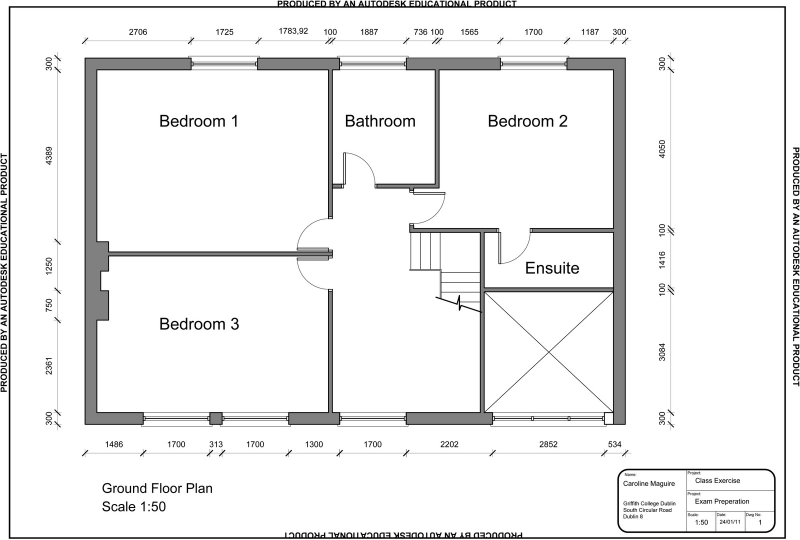
#> input picture src/backend/uploads/08a1226e-1f36-43fa-bd36-6343d480ba58-Exam Practise Drawing 3rd Feb-1st Floor plan.jpg, 1600 x 1079 px (shown at 1/2 size)
$ python process_floor.py 'uploads/08a1226e-1f36-43fa-bd36-6343d480ba58-Exam Practise Drawing 3rd Feb-1st Floor plan.jpg' 'uploads/33d2ca8b-c32b-44be-b4e6-d59345b591d3-Exam Practise Drawing 3rd Feb-1st Floor plan.jpg'
#> lines starting #> are read from the running program, lines starting #| are printed output that depends on the picture; after the words box and inside, x2 and y2 are one past the last pixel; in counts of white or black regions, pixels touching at a corner belong together
"""
ASIS AI — General-Purpose Architectural Floor Plan Reconstruction Pipeline
==========================================================================
Converts ANY 2D architectural blueprint or floor plan image into a valid,
topologically consistent 3D building model and structured architectural data.

No hardcoded room names, coordinates, dimensions, or layout templates.
Dynamic computer vision pipeline:
1. Grayscale + Otsu adaptive thresholding
2. Connected component analysis to separate physical walls from annotations
3. Outer boundary bounding-box detection
4. Directional morphological wall extraction (horizontal + vertical)
5. Door gap detection and wall segmentation
6. Flood-fill room cavity detection and heuristic labeling
7. Y-up 3D OBJ & MTL generation with floor slab
8. Dark 2D blueprint & diagnostic overlay generation
9. Quantitative material takeoff & cost estimation
"""

import sys, os, cv2, numpy as np, math, json

# ── Architectural Defaults ───────────────────────────────────────────────────
WALL_HEIGHT = 3.0       # Standard storey ceiling height in meters
T_OUTER_M   = 0.25      # Outer load-bearing wall thickness in meters
T_INNER_M   = 0.15      # Interior partition wall thickness in meters

# ── Material Database & Pricing ──────────────────────────────────────────────
MATERIAL_DB = {
    "Red Brick": {
        "cost": 2, "strength": 4, "durability": 4,
        "types": ["load-bearing"],
        "desc": "Fired clay brick. High compressive strength, proven structural resilience.",
    },
    "Fly Ash Brick": {
        "cost": 1, "strength": 3, "durability": 3,
        "types": ["partition"],
        "desc": "Industrial by-product brick. Lightweight, acoustic and thermal insulation.",
    },
    "AAC Block": {
        "cost": 2, "strength": 2, "durability": 3,
        "types": ["partition"],
        "desc": "Autoclaved Aerated Concrete. Excellent thermal insulation, lightweight.",
    },
    "RCC": {
        "cost": 5, "strength": 5, "durability": 5,
        "types": ["structural", "load-bearing"],
        "desc": "Reinforced Cement Concrete. Critical spine and beam reinforcement.",
    },
    "Hollow Concrete Block": {
        "cost": 2, "strength": 3, "durability": 4,
        "types": ["partition", "load-bearing"],
        "desc": "Precast hollow concrete block. Cost-effective for partitions.",
    },
}

DEFAULT_MATERIAL_PRICE = {
    'Red Brick': 4300,
    'Fly Ash Brick': 3100,
    'AAC Block': 2800,
    'RCC': 8500,
    'Hollow Concrete Block': 2700,
    'Steel Frame': 12500,
    'Precast Concrete Panel': 9800,
}

def dist(x1, y1, x2, y2):
    return math.hypot(x2 - x1, y2 - y1)

# ── 3D OBJ Geometry Utilities ────────────────────────────────────────────────
def wall_box_verts_m(x1_m, z1_m, x2_m, z2_m, thick_m, height_m):
    """
    Extrudes a wall box around 2D centerline (x1, z1) -> (x2, z2).
    In Three.js OBJ format (Y-up):
      X = horizontal width (meters)
      Y = vertical height (0 to height_m)
      Z = depth (meters)
    """
    angle = math.atan2(z2_m - z1_m, x2_m - x1_m)
    dx = (thick_m / 2.0) * math.sin(angle)
    dz = (thick_m / 2.0) * math.cos(angle)

    # 4 ground vertices (Y = 0)
    c1 = (x1_m - dx, 0.0, z1_m + dz)
    c2 = (x1_m + dx, 0.0, z1_m - dz)
    c3 = (x2_m + dx, 0.0, z2_m - dz)
    c4 = (x2_m - dx, 0.0, z2_m + dz)

    # 4 top vertices (Y = height_m)
    c5 = (c1[0], height_m, c1[2])
    c6 = (c2[0], height_m, c2[2])
    c7 = (c3[0], height_m, c3[2])
    c8 = (c4[0], height_m, c4[2])

    return [c1, c2, c3, c4, c5, c6, c7, c8]

def box_faces(base_idx):
    o = base_idx
    return [
        (o,   o+1, o+2), (o,   o+2, o+3), # bottom
        (o+4, o+7, o+6), (o+4, o+6, o+5), # top
        (o,   o+4, o+5), (o,   o+5, o+1), # side 1
        (o+1, o+5, o+6), (o+1, o+6, o+2), # side 2
        (o+2, o+6, o+7), (o+2, o+7, o+3), # side 3
        (o+3, o+7, o+4), (o+3, o+4, o),   # side 4
    ]

# ── Main Architectural Analysis Function ─────────────────────────────────────
def analyse(input_path: str, output_obj: str) -> dict:
    image = cv2.imread(input_path)
#> image is the input picture: shape (1079, 1600, 3); min 0, max 255, mean 239.2
    if image is None:
        raise FileNotFoundError(f"Cannot load floor plan image: {input_path}")

    h_img, w_img = image.shape[:2]
    gray = cv2.cvtColor(image, cv2.COLOR_BGR2GRAY)
    inv = cv2.THRESH_BINARY_INV if np.mean(gray) > 127 else cv2.THRESH_BINARY
#> inv = 1
    _, bin_inv = cv2.threshold(gray, 0, 255, inv + cv2.THRESH_OTSU)
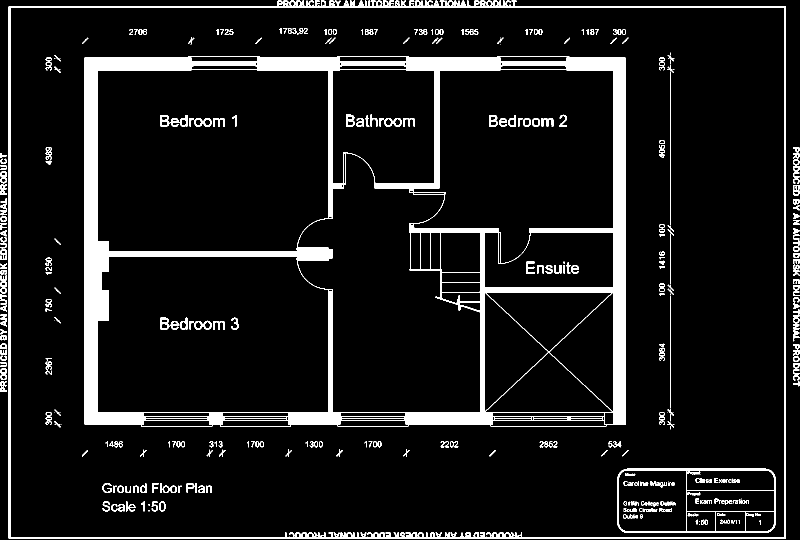
#> bin_inv: shape (1079, 1600) (shown at 1/2 size); 9% white; 450 white regions (83 under 20 px), largest, box (x1, y1, x2, y2) and area: (169, 112, 1252, 853) 102373, (17, 1, 1572, 1078) 24203, (1234, 937, 1551, 1066) 3406

    # ── 1. Separate Text & Annotations from Physical Wall Network ────────────
    num_labels, labels, stats, centroids = cv2.connectedComponentsWithStats(bin_inv, connectivity=8)
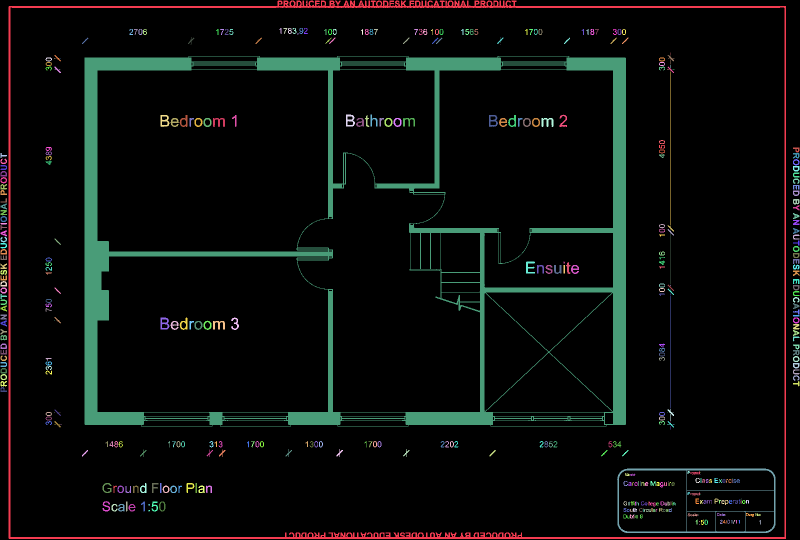
#> labels: shape (1079, 1600) int32 (shown at 1/2 size); 451 distinct labels, from 0 to 450; one colour per label, 0 black
#> num_labels = 451; stats = 451 rows, first 6: [0, 0, 1600, 1079, 1571787], [17, 1, 1555, 1077, 24203], [559, 56, 4, 12, 27], [567, 56, 8, 12, 34], [576, 56, 8, 12, 53], [585, 56, 8, 12, 46]; centroids = 451 pairs, first value 4.82 to 1594.4, second value 59.71 to 1048

    min_comp_area = max(50, int(w_img * h_img * 0.0001))
    raw_wall_mask = np.zeros_like(bin_inv)
    for i in range(1, num_labels):
        if stats[i, cv2.CC_STAT_AREA] >= min_comp_area:
            raw_wall_mask[labels == i] = 255

    # Fill wall hatchings and gaps to get solid wall bands
    close_k = max(3, int(min(h_img, w_img) * 0.008))
    filled_walls = cv2.morphologyEx(raw_wall_mask, cv2.MORPH_CLOSE, np.ones((close_k, close_k), np.uint8))
#> filled_walls: shape (1079, 1600); 8.9% white; 17 white regions, largest, box (x1, y1, x2, y2) and area: (170, 113, 1253, 854) 115427, (18, 0, 1573, 1079) 29686, (1235, 938, 1552, 1067) 3406

    # Detect the actual outer wall boundary box
    coords = cv2.findNonZero(filled_walls)
#> coords = contour of 153335 points, box (x1, y1, x2, y2) (18, 0, 1573, 1079), area 290269
    if coords is not None:
        bx, by, bw, bh = cv2.boundingRect(coords)
#> bx = 18; by = 0; bw = 1555; bh = 1079
    else:
        bx, by, bw, bh = int(w_img * 0.06), int(h_img * 0.06), int(w_img * 0.88), int(h_img * 0.88)

    # ── 2. Real-World Scale Calibration (Dynamic) ────────────────────────────
    max_dim_px = max(bw, bh)
#> max_dim_px = 1555
    target_max_m = 12.0
    scale = target_max_m / max(1.0, float(max_dim_px))
#> scale = 0.00772

    target_w_m = round(bw * scale, 2)
#> target_w_m = 12
    target_d_m = round(bh * scale, 2)
#> target_d_m = 8.33
    floor_area_m2 = round(target_w_m * target_d_m, 2)
#> floor_area_m2 = 99.96

    # ── 3. Extract Architectural Wall Centerlines ─────────────────────────────
    min_len = max(15, int(min(bw, bh) * 0.07))
#> min_len = 75
    horiz_mask = cv2.morphologyEx(filled_walls, cv2.MORPH_OPEN, np.ones((1, min_len), np.uint8))
#> horiz_mask: shape (1079, 1600); 4.9% white; 22 white regions, largest, box (x1, y1, x2, y2) and area: (170, 116, 1253, 142) 24610, (170, 825, 1253, 851) 20719, (18, 0, 1573, 17) 11676
    vert_mask = cv2.morphologyEx(filled_walls, cv2.MORPH_OPEN, np.ones((min_len, 1), np.uint8))
#> vert_mask: shape (1079, 1600); 3.5% white; 17 white regions, largest, box (x1, y1, x2, y2) and area: (170, 116, 204, 851) 20381, (1227, 116, 1253, 851) 19108, (18, 13, 22, 1079) 4263

    outer_walls = []
    inner_walls = []
    wid = 1

    # Outer perimeter walls (4 boundary walls)
    outer_walls.append({
        "id": wid, "x1": bx, "y1": by, "x2": bx + bw, "y2": by,
        "wall_type": "load-bearing", "thick_m": T_OUTER_M, "material": "Red Brick"
    })
    wid += 1
    outer_walls.append({
        "id": wid, "x1": bx + bw, "y1": by, "x2": bx + bw, "y2": by + bh,
        "wall_type": "load-bearing", "thick_m": T_OUTER_M, "material": "Red Brick"
    })
    wid += 1
    outer_walls.append({
        "id": wid, "x1": bx + bw, "y1": by + bh, "x2": bx, "y2": by + bh,
        "wall_type": "load-bearing", "thick_m": T_OUTER_M, "material": "Red Brick"
    })
    wid += 1
    outer_walls.append({
        "id": wid, "x1": bx, "y1": by + bh, "x2": bx, "y2": by,
        "wall_type": "load-bearing", "thick_m": T_OUTER_M, "material": "Red Brick"
    })
    wid += 1

    # Internal walls from directional morphological components
    margin = max(10, int(min(bw, bh) * 0.03))
#> margin = 32

    nh, lh, sh, _ = cv2.connectedComponentsWithStats(horiz_mask, connectivity=8)
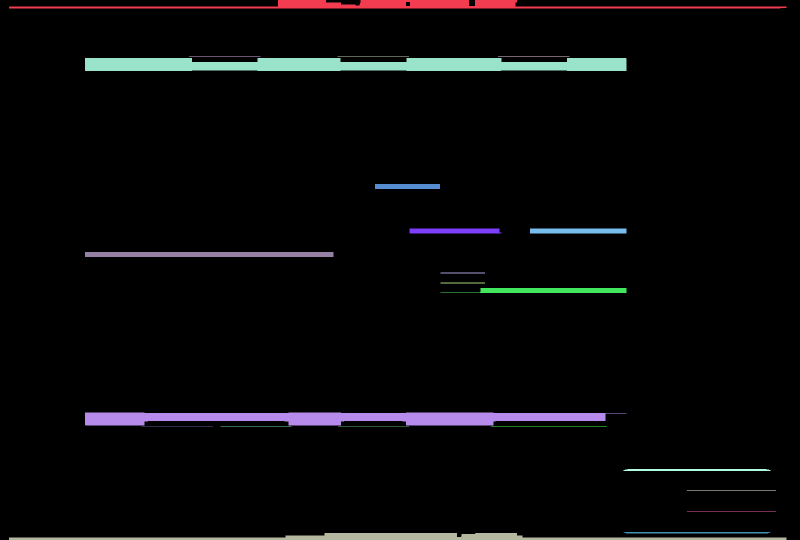
#> lh: shape (1079, 1600) int32 (shown at 1/2 size); 23 distinct labels, from 0 to 22; one colour per label, 0 black
#> nh = 23; sh = 23 rows, first 6: [0, 0, 1600, 1079, 1642650], [18, 0, 1555, 17, 11676], [378, 113, 143, 1, 143], [675, 113, 143, 1, 143], [996, 113, 143, 1, 143], [170, 116, 1083, 26, 24610]
    for i in range(1, nh):
        if sh[i, cv2.CC_STAT_AREA] > 40:
            x, y, w, h = sh[i, cv2.CC_STAT_LEFT], sh[i, cv2.CC_STAT_TOP], sh[i, cv2.CC_STAT_WIDTH], sh[i, cv2.CC_STAT_HEIGHT]
            yc = y + h // 2
            if abs(yc - by) < margin or abs(yc - (by + bh)) < margin:
                continue
            x1 = max(bx, x)
            x2 = min(bx + bw, x + w)
            len_m = round((x2 - x1) * scale, 2)
            if len_m >= 0.8:
                wall_type = "structural" if len_m > target_w_m * 0.6 else "partition"
                mat = "RCC" if wall_type == "structural" else "Fly Ash Brick"
                inner_walls.append({
                    "id": wid, "x1": x1, "y1": yc, "x2": x2, "y2": yc,
                    "wall_type": wall_type, "thick_m": T_INNER_M, "material": mat,
                    "length_m": len_m
                })
                wid += 1
#> this loop made 22 passes
#> (x, y, w, h, yc, x1, x2, len_m) on passes 2 to 9: (378, 113, 143, 1, 113, 378, 521, 1.1), (675, 113, 143, 1, 113, 675, 818, 1.1), (996, 113, 143, 1, 113, 996, 1139, 1.1), (170, 116, 1083, 26, 129, 170, 1253, 8.36), (750, 368, 130, 10, 373, 750, 880, 1), (819, 457, 184, 10, 462, 819, 1003, 1.42), (1060, 457, 193, 10, 462, 1060, 1253, 1.49), (170, 504, 497, 10, 509, 170, 667, 3.84)
#> after the loop, inner_walls = 17 items; wid = 22

    nv, lv, sv, _ = cv2.connectedComponentsWithStats(vert_mask, connectivity=8)
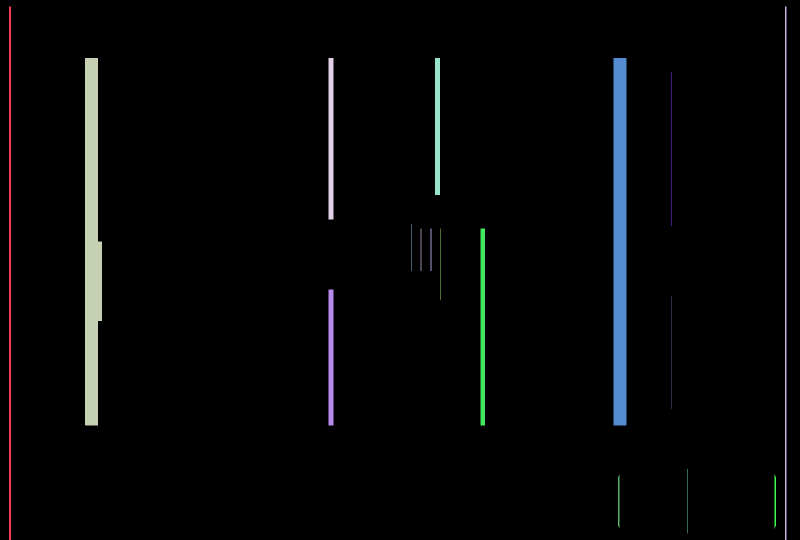
#> lv: shape (1079, 1600) int32 (shown at 1/2 size); 18 distinct labels, from 0 to 17; one colour per label, 0 black
#> nv = 18; sv = 18 rows, first 6: [0, 0, 1600, 1079, 1665357], [18, 13, 4, 1066, 4263], [1570, 13, 3, 1066, 3198], [170, 116, 34, 735, 20381], [657, 116, 10, 323, 3230], [870, 116, 10, 274, 2740]
    for i in range(1, nv):
        if sv[i, cv2.CC_STAT_AREA] > 40:
            x, y, w, h = sv[i, cv2.CC_STAT_LEFT], sv[i, cv2.CC_STAT_TOP], sv[i, cv2.CC_STAT_WIDTH], sv[i, cv2.CC_STAT_HEIGHT]
            xc = x + w // 2
            if abs(xc - bx) < margin or abs(xc - (bx + bw)) < margin:
                continue
            y1 = max(by, y)
            y2 = min(by + bh, y + h)
            len_m = round((y2 - y1) * scale, 2)
            if len_m >= 0.8:
                wall_type = "structural" if len_m > target_d_m * 0.6 else "partition"
                mat = "RCC" if wall_type == "structural" else "Fly Ash Brick"
                inner_walls.append({
                    "id": wid, "x1": xc, "y1": y1, "x2": xc, "y2": y2,
                    "wall_type": wall_type, "thick_m": T_INNER_M, "material": mat,
                    "length_m": len_m
                })
                wid += 1
#> this loop made 17 passes
#> (x, y, w, h, xc, y1, y2, len_m) on passes 3, 4, 5, 6, 7, 11, 12, 13: (170, 116, 34, 735, 187, 116, 851, 5.67), (657, 116, 10, 323, 662, 116, 439, 2.49), (870, 116, 10, 274, 875, 116, 390, 2.11), (1227, 116, 26, 735, 1240, 116, 851, 5.67), (1342, 144, 1, 308, 1342, 144, 452, 2.38), (881, 457, 1, 143, 881, 457, 600, 1.1), (961, 457, 9, 394, 965, 457, 851, 3.04), (657, 579, 10, 272, 662, 579, 851, 2.1)
#> after the loop, inner_walls = 28 items; wid = 33

    # Compute outer wall lengths in meters
    for w in outer_walls:
        w["length_m"] = round(dist(w["x1"], w["y1"], w["x2"], w["y2"]) * scale, 2)
#> this loop made 4 passes

    all_walls = outer_walls + inner_walls
#> all_walls = 32 items
    total_wall_len = round(sum(w["length_m"] for w in all_walls), 2)
#> total_wall_len = 109.5

    # ── 4. Dynamic Architectural Rooms Reconstruction ─────────────────────────
    wall_drawing = np.zeros((h_img, w_img), dtype=np.uint8)
    cv2.rectangle(wall_drawing, (bx, by), (bx + bw, by + bh), 255, 4)
#> wall_drawing: shape (1079, 1600); 1.1% white; 1 white region, box (x1, y1, x2, y2) and area: (16, 0, 1576, 1079) 18540
    for w in inner_walls:
        cv2.line(wall_drawing, (w["x1"], w["y1"]), (w["x2"], w["y2"]), 255, 4)
#> this loop made 28 passes
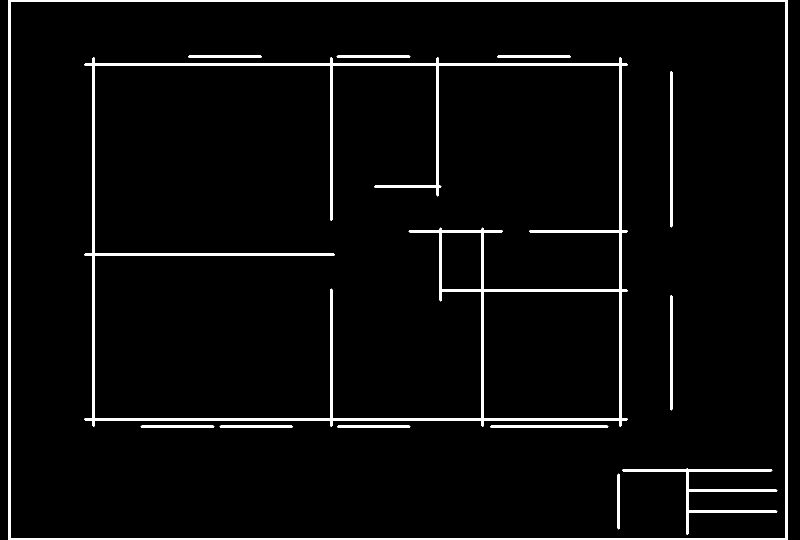
#> wall_drawing: shape (1079, 1600) (shown at 1/2 size); 3.7% white; 13 white regions, largest, box (x1, y1, x2, y2) and area: (168, 114, 1256, 854) 31878, (16, 0, 1576, 1079) 18540, (1244, 936, 1555, 1070) 3894

    # Bridge small door gaps
    bridge_k = max(7, int(min(bw, bh) * 0.025))
#> bridge_k = 26
    bridged_walls = cv2.morphologyEx(wall_drawing, cv2.MORPH_CLOSE, np.ones((bridge_k, bridge_k), np.uint8))
#> bridged_walls: shape (1079, 1600); 4.4% white; 4 white regions, box (x1, y1, x2, y2) and area: (169, 112, 1257, 857) 49943, (17, 0, 1577, 1079) 23297, (1341, 143, 1346, 456) 1553, (1341, 591, 1346, 822) 1143

    # Free interior space
    free_space = np.zeros((h_img, w_img), dtype=np.uint8)
    free_space[by+3:by+bh-3, bx+3:bx+bw-3] = 255
    free_space[bridged_walls > 0] = 0

    nr, lr, sr, cr = cv2.connectedComponentsWithStats(free_space, connectivity=4)
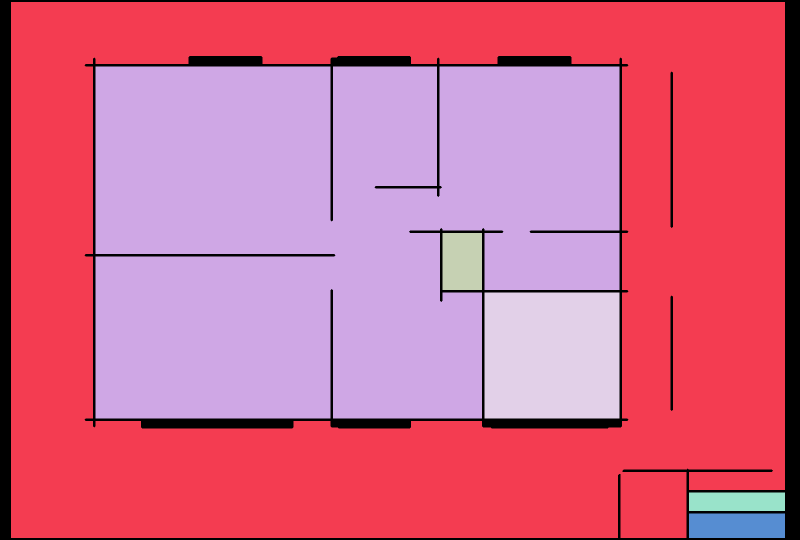
#> lr: shape (1079, 1600) int32 (shown at 1/2 size); 7 distinct labels, from 0 to 6; one colour per label, 0 black
#> nr = 7; sr = [[0, 0, 1600, 1079, 124300], [22, 4, 1548, 1072, 861109], [191, 133, 1048, 704, 647433], [885, 466, 79, 114, 9006], [969, 585, 270, 252, 68040], [1378, 985, 192, 37, 7104], [1378, 1027, 192, 49, 9408]]; cr = [[868.3, 538], [849.6, 575.8], [668.8, 460], [924, 522.5], [1103.5, 710.5], [1473.5, 1003], [1473.5, 1051]]
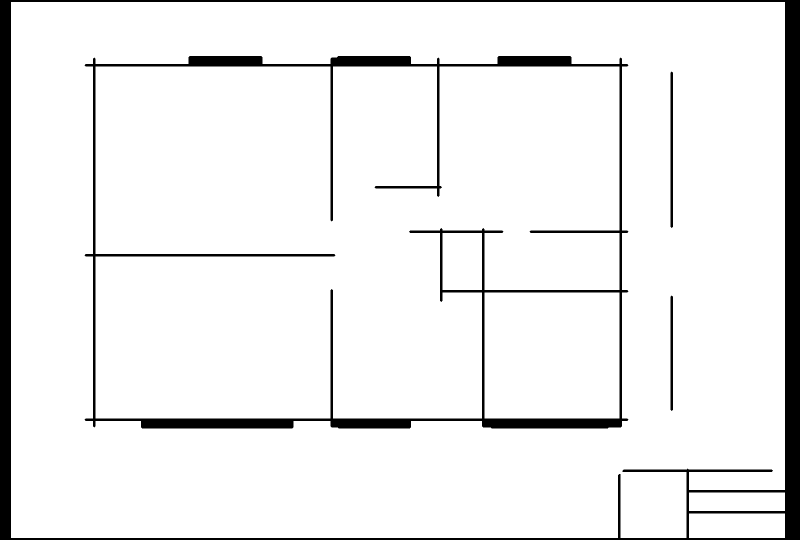
#> free_space: shape (1079, 1600) (shown at 1/2 size); 92.8% white; 4 black regions, box (x1, y1, x2, y2) and area: (0, 0, 1600, 1079) 71661, (169, 112, 1257, 857) 49943, (1341, 143, 1346, 456) 1553, (1341, 591, 1346, 822) 1143
    min_room_area = max(100, int(bw * bh * 0.005))
#> min_room_area = 8389
    detected_regions = []
    for i in range(1, nr):
        area = sr[i, cv2.CC_STAT_AREA]
        if min_room_area < area < (bw * bh * 0.75):
            rx, ry, rw, rh = sr[i, cv2.CC_STAT_LEFT], sr[i, cv2.CC_STAT_TOP], sr[i, cv2.CC_STAT_WIDTH], sr[i, cv2.CC_STAT_HEIGHT]
            cx, cy = float(cr[i][0]), float(cr[i][1])
            detected_regions.append({
                "area_px": area, "rx": rx, "ry": ry, "rw": rw, "rh": rh, "cx": cx, "cy": cy
            })
#> this loop made 6 passes
#> (area, rx, ry, rw, rh, cx, cy) on passes 1, 2, 3, 4, 6: (861109, 22, 4, 1548, 1072, 849.6, 575.8), (647433, 191, 133, 1048, 704, 668.8, 460), (9006, 885, 466, 79, 114, 924, 522.5), (68040, 969, 585, 270, 252, 1103.5, 710.5), (9408, 1378, 1027, 192, 49, 1473.5, 1051)
#> (the rest of the program and of its run is left out)
